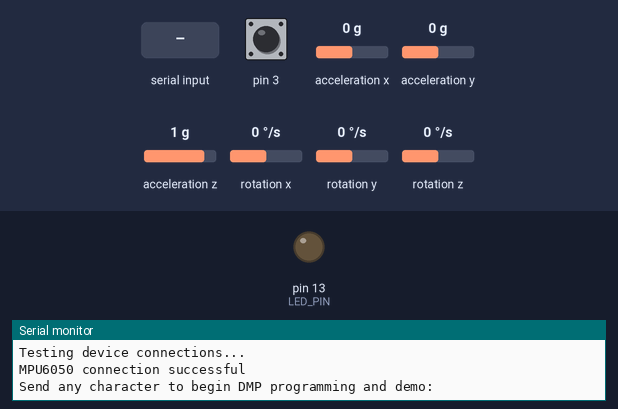
The sketch below on a simulated Arduino Leonardo, built with avr-gcc and run on an emulated ATmega32U4. Parts: output pins drawn as LEDs (lit = HIGH), the last lines printed to the serial monitor. Dashed ring = blinking. Inputs (shaded band) come from the test bench; at power-on: acceleration x 0 g, acceleration y 0 g, acceleration z 1 g, pin 3 HIGH, rotation x 0 °/s, rotation y 0 °/s, rotation z 0 °/s. The sensor or clock chip raises its interrupt line as the real part does.

Above: at 0.8 s.
0.9 s: "1\n" received over Serial
At 1.9 s:
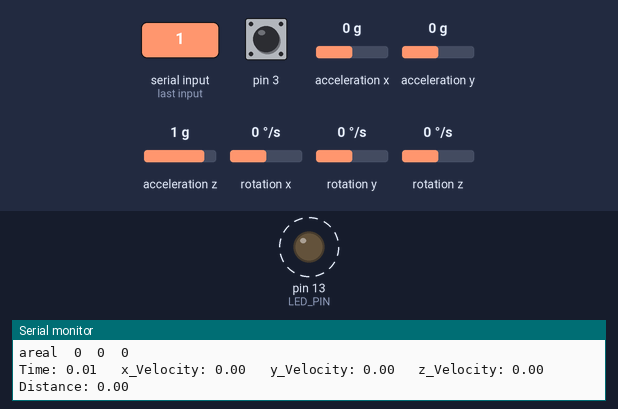
3.9 s: acceleration x set to -1.4 g
6.9 s: acceleration y set to -1.4 g
9.9 s: acceleration z set to -1.4 g
Timing chart, 0 to 16.9 s (numbered marks = the images above; inputs shaded):
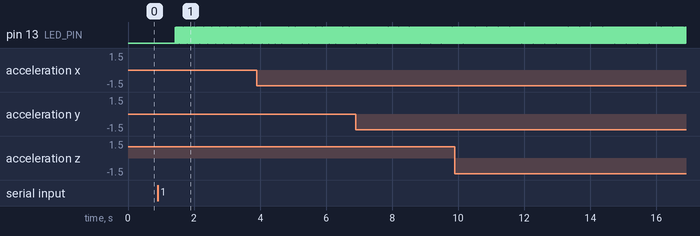

Measured:
- after the input at 0.9 s, pin 13 (LED_PIN): alternates HIGH for 0.01 s and LOW for 0.01 s, starting after 0.52 s

The sketch:

sketch_aug16c.ino
```cpp
// I2C device class (I2Cdev) demonstration Arduino sketch for MPU6050 class using DMP (MotionApps v2.0)
// 6/21/2012 by Jeff Rowberg <jeff@rowberg.net>
// Updates should (hopefully) always be available at https://github.com/jrowberg/i2cdevlib
//
// Changelog:
//      2013-05-08 - added seamless Fastwire support
//                 - added note about gyro calibration
//      2012-06-21 - added note about Arduino 1.0.1 + Leonardo compatibility error
//      2012-06-20 - improved FIFO overflow handling and simplified read process
//      2012-06-19 - completely rearranged DMP initialization code and simplification
//      2012-06-13 - pull gyro and accel data from FIFO packet instead of reading directly
//      2012-06-09 - fix broken FIFO read sequence and change interrupt detection to RISING
//      2012-06-05 - add gravity-compensated initial reference frame acceleration output
//                 - add 3D math helper file to DMP6 example sketch
//                 - add Euler output and Yaw/Pitch/Roll output formats
//      2012-06-04 - remove accel offset clearing for better results (thanks Sungon Lee)
//      2012-06-01 - fixed gyro sensitivity to be 2000 deg/sec instead of 250
//      2012-05-30 - basic DMP initialization working

/* ============================================
I2Cdev device library code is placed under the MIT license
Copyright (c) 2012 Jeff Rowberg

Permission is hereby granted, free of charge, to any person obtaining a copy
of this software and associated documentation files (the "Software"), to deal
in the Software without restriction, including without limitation the rights
to use, copy, modify, merge, publish, distribute, sublicense, and/or sell
copies of the Software, and to permit persons to whom the Software is
furnished to do so, subject to the following conditions:

The above copyright notice and this permission notice shall be included in
all copies or substantial portions of the Software.

THE SOFTWARE IS PROVIDED "AS IS", WITHOUT WARRANTY OF ANY KIND, EXPRESS OR
IMPLIED, INCLUDING BUT NOT LIMITED TO THE WARRANTIES OF MERCHANTABILITY,
FITNESS FOR A PARTICULAR PURPOSE AND NONINFRINGEMENT. IN NO EVENT SHALL THE
AUTHORS OR COPYRIGHT HOLDERS BE LIABLE FOR ANY CLAIM, DAMAGES OR OTHER
LIABILITY, WHETHER IN AN ACTION OF CONTRACT, TORT OR OTHERWISE, ARISING FROM,
OUT OF OR IN CONNECTION WITH THE SOFTWARE OR THE USE OR OTHER DEALINGS IN
THE SOFTWARE.
===============================================
*/

// I2Cdev and MPU6050 must be installed as libraries, or else the .cpp/.h files
// for both classes must be in the include path of your project
#include "I2Cdev.h"

#include "MPU6050_6Axis_MotionApps20.h"
//#include "MPU6050.h" // not necessary if using MotionApps include file

// Arduino Wire library is required if I2Cdev I2CDEV_ARDUINO_WIRE implementation
// is used in I2Cdev.h
#if I2CDEV_IMPLEMENTATION == I2CDEV_ARDUINO_WIRE
    #include "Wire.h"
#endif

// class default I2C address is 0x68
// specific I2C addresses may be passed as a parameter here
// AD0 low = 0x68 (default for SparkFun breakout and InvenSense evaluation board)
// AD0 high = 0x69
MPU6050 mpu;
//MPU6050 mpu(0x69); // <-- use for AD0 high

/* =========================================================================
   NOTE: In addition to connection 3.3v, GND, SDA, and SCL, this sketch
   depends on the MPU-6050's INT pin being connected to the Arduino's
   external interrupt #0 pin. On the Arduino Uno and Mega 2560, this is
   digital I/O pin 2.
 * ========================================================================= */

/* =========================================================================
   NOTE: Arduino v1.0.1 with the Leonardo board generates a compile error
   when using Serial.write(buf, len). The Teapot output uses this method.
   The solution requires a modification to the Arduino USBAPI.h file, which
   is fortunately simple, but annoying. This will be fixed in the next IDE
   release. For more info, see these links:

   http://arduino.cc/forum/index.php/topic,109987.0.html
   http://code.google.com/p/arduino/issues/detail?id=958
 * ========================================================================= */


// uncomment "OUTPUT_READABLE_QUATERNION" if you want to see the actual
// quaternion components in a [w, x, y, z] format (not best for parsing
// on a remote host such as Processing or something though)
//#define OUTPUT_READABLE_QUATERNION

// uncomment "OUTPUT_READABLE_EULER" if you want to see Euler angles
// (in degrees) calculated from the quaternions coming from the FIFO.
// Note that Euler angles suffer from gimbal lock (for more info, see
// http://en.wikipedia.org/wiki/Gimbal_lock)
//#define OUTPUT_READABLE_EULER

// uncomment "OUTPUT_READABLE_YAWPITCHROLL" if you want to see the yaw/
// pitch/roll angles (in degrees) calculated from the quaternions coming
// from the FIFO. Note this also requires gravity vector calculations.
// Also note that yaw/pitch/roll angles suffer from gimbal lock (for
// more info, see: http://en.wikipedia.org/wiki/Gimbal_lock)
//#define OUTPUT_READABLE_YAWPITCHROLL

// uncomment "OUTPUT_READABLE_REALACCEL" if you want to see acceleration
// components with gravity removed. This acceleration reference frame is
// not compensated for orientation, so +X is always +X according to the
// sensor, just without the effects of gravity. If you want acceleration
// compensated for orientation, us OUTPUT_READABLE_WORLDACCEL instead.
#define OUTPUT_READABLE_REALACCEL

// uncomment "OUTPUT_READABLE_WORLDACCEL" if you want to see acceleration
// components with gravity removed and adjusted for the world frame of
// reference (yaw is relative to initial orientation, since no magnetometer
// is present in this case). Could be quite handy in some cases.
//#define OUTPUT_READABLE_WORLDACCEL

// uncomment "OUTPUT_TEAPOT" if you want output that matches the
// format used for the InvenSense teapot demo
//#define OUTPUT_TEAPOT


#define LED_PIN 13 // (Arduino is 13, Teensy is 11, Teensy++ is 6)
bool blinkState = false;

// MPU control/status vars
bool dmpReady = false;  // set true if DMP init was successful
uint8_t mpuIntStatus;   // holds actual interrupt status byte from MPU
uint8_t devStatus;      // return status after each device operation (0 = success, !0 = error)
uint16_t packetSize;    // expected DMP packet size (default is 42 bytes)
uint16_t fifoCount;     // count of all bytes currently in FIFO
uint8_t fifoBuffer[64]; // FIFO storage buffer

// orientation/motion vars
Quaternion q;           // [w, x, y, z]         quaternion container
VectorInt16 aa;         // [x, y, z]            accel sensor measurements
VectorInt16 aaReal;     // [x, y, z]            gravity-free accel sensor measurements
VectorInt16 aaWorld;    // [x, y, z]            world-frame accel sensor measurements
VectorFloat gravity;    // [x, y, z]            gravity vector
float euler[3];         // [psi, theta, phi]    Euler angle container
float ypr[3];           // [yaw, pitch, roll]   yaw/pitch/roll container and gravity vector

// packet structure for InvenSense teapot demo
uint8_t teapotPacket[14] = { '$', 0x02, 0,0, 0,0, 0,0, 0,0, 0x00, 0x00, '\r', '\n' };


// ================================================================
// ===               INTERRUPT DETECTION ROUTINE                ===
// ================================================================

volatile bool mpuInterrupt = false;     // indicates whether MPU interrupt pin has gone high
void dmpDataReady() {
    mpuInterrupt = true;
}
// ================================================================
// ===                      INITIAL SETUP                       ===
// ================================================================
void setup() {
    // join I2C bus (I2Cdev library doesn't do this automatically)
    #if I2CDEV_IMPLEMENTATION == I2CDEV_ARDUINO_WIRE
        Wire.begin();
        TWBR = 24; // 400kHz I2C clock (200kHz if CPU is 8MHz)
    #elif I2CDEV_IMPLEMENTATION == I2CDEV_BUILTIN_FASTWIRE
        Fastwire::setup(400, true);
    #endif

    // initialize serial communication
    // (115200 chosen because it is required for Teapot Demo output, but it's
    // really up to you depending on your project)
    Serial.begin(115200);
    while (!Serial); // wait for Leonardo enumeration, others continue immediately

    // NOTE: 8MHz or slower host processors, like the Teensy @ 3.3v or Ardunio
    // Pro Mini running at 3.3v, cannot handle this baud rate reliably due to
    // the baud timing being too misaligned with processor ticks. You must use
    // 38400 or slower in these cases, or use some kind of external separate
    // crystal solution for the UART timer.

    // initialize device
    Serial.println(F("Initializing I2C devices..."));
    mpu.initialize();

    // verify connection
    Serial.println(F("Testing device connections..."));
    Serial.println(mpu.testConnection() ? F("MPU6050 connection successful") : F("MPU6050 connection failed"));

    // wait for ready
    Serial.println(F("\nSend any character to begin DMP programming and demo: "));
    while (Serial.available() && Serial.read()); // empty buffer
    while (!Serial.available());                 // wait for data
    while (Serial.available() && Serial.read()); // empty buffer again

    // load and configure the DMP
    Serial.println(F("Initializing DMP..."));
    devStatus = mpu.dmpInitialize();

    // supply your own gyro offsets here, scaled for min sensitivity
    mpu.setXGyroOffset(69);
    mpu.setYGyroOffset(-19);
    mpu.setZGyroOffset(10);
     mpu.setXAccelOffset(-2973);
      mpu.setYAccelOffset(-4174);
    mpu.setZAccelOffset(1247); // 1688 factory default for my test chip

    // make sure it worked (returns 0 if so)
    if (devStatus == 0) {
        // turn on the DMP, now that it's ready
        Serial.println(F("Enabling DMP..."));
        mpu.setDMPEnabled(true);

        // enable Arduino interrupt detection
        Serial.println(F("Enabling interrupt detection (Arduino external interrupt 0)..."));
        attachInterrupt(0, dmpDataReady, RISING);
        mpuIntStatus = mpu.getIntStatus();

        // set our DMP Ready flag so the main loop() function knows it's okay to use it
        Serial.println(F("DMP ready! Waiting for first interrupt..."));
        dmpReady = true;

        // get expected DMP packet size for later comparison
        packetSize = mpu.dmpGetFIFOPacketSize();
    } else {
        // ERROR!
        // 1 = initial memory load failed
        // 2 = DMP configuration updates failed
        // (if it's going to break, usually the code will be 1)
        Serial.print(F("DMP Initialization failed (code "));
        Serial.print(devStatus);
        Serial.println(F(")"));
    }

    // configure LED for output
    pinMode(LED_PIN, OUTPUT);
}

float distance(int ax, int ay, int az)
{
  static int previousax=0;
  static int previousay=0;
  static int previousaz=0;
  static float previousvx=0;
  static float previousvy=0;
  static float previousvz=0;
  static float previoust=0;
  float t;
  float s;
  float vx,vy,vz;
  static float pms=0;
  static float s1=0,s2=0,s3=0;
  t=millis()-pms;
  t=t/1000;
  Serial.print("Time: ");
  Serial.print(t);
 /* ********************************/
 // measurement of displacement in x direction
  if(ax==previousax && ax!=0)
  {
    vx=ax*t;
  }
  else
  {
  vx=(abs(ax+previousax)/2)*(t);
  }
  if(ax==0 && vx!=0 && vx==previousvx)
  {
    s1=s1+(vx*(t));
  }
  else
  {
  s1=s1+(abs(vx+previousvx)/2)*(t);
  }
  /**************************************/
  // measurement of displacement in y direction
  if(ay==previousay && ay!=0)
  {
    vy=ay*t;
  }
  else
  {
  vy=(abs(ay+previousay)/2)*(t);
  }
  if(ay==0 && vy!=0 && vy==previousvy)
  {
    s2=s2+(vy*(t));
  }
  else
  {
  s2=s2+(abs(vy+previousvy)/2)*(t);
  }
   //measurement of displacement in z direction
  if(az==previousaz && az!=0)
  {
    vz=az*t;
  }
  else
  {
  vz=(abs(az-previousaz)/2)*(t);
  }
  if(az==0 && vz!=0 && vz==previousvz)
  {
    s3=s3+(vz*(t-previoust));
  }
  else
  {
  s3=s3+(abs(vz-previousvz)/2)*(t);
  }

 // total distance
  s=sqrt(sq(s1)+sq(s2)+sq(s3));
  Serial.print("\t");
  Serial.print(" x_Velocity: ");
  Serial.print(vx);
   Serial.print("\t");
  Serial.print(" y_Velocity: ");
  Serial.print(vy);
  Serial.print("\t");

  Serial.print(" z_Velocity: ");
  Serial.print(vz);
  Serial.print("\t");

  Serial.print("Distance: ");
  Serial.print(s);
  Serial.print("\n\n");
  previousax=ax;
  previousay=ay;
  previousaz=az;
  previousvx=vx;
  previousvy=vy;
  previousvz=vz;
  previoust=t;
  pms=millis();
  return s;
    }

// ================================================================
// ===                    MAIN PROGRAM LOOP                     ===
// ================================================================
int i=0;
void loop() {
    // if programming failed, don't try to do anything
    if (!dmpReady) return;

    // wait for MPU interrupt or extra packet(s) available
    while (!mpuInterrupt && fifoCount < packetSize) {
        // other program behavior stuff here
        // .
        // .
        // .
        // if you are really paranoid you can frequently test in between other
        // stuff to see if mpuInterrupt is true, and if so, "break;" from the
        // while() loop to immediately process the MPU data
        // .
        // .
        // .
    }

    // reset interrupt flag and get INT_STATUS byte
    mpuInterrupt = false;
    mpuIntStatus = mpu.getIntStatus();

    // get current FIFO count
    fifoCount = mpu.getFIFOCount();

    // check for overflow (this should never happen unless our code is too inefficient)
    if ((mpuIntStatus & 0x10) || fifoCount == 1024) {
        // reset so we can continue cleanly
        mpu.resetFIFO();
        Serial.println(F("FIFO overflow!"));

    // otherwise, check for DMP data ready interrupt (this should happen frequently)
    } else if (mpuIntStatus & 0x02) {
        // wait for correct available data length, should be a VERY short wait
        while (fifoCount < packetSize) fifoCount = mpu.getFIFOCount();

        // read a packet from FIFO
        mpu.getFIFOBytes(fifoBuffer, packetSize);

        // track FIFO count here in case there is > 1 packet available
        // (this lets us immediately read more without waiting for an interrupt)
        fifoCount -= packetSize;

        #ifdef OUTPUT_READABLE_QUATERNION
            // display quaternion values in easy matrix form: w x y z
            mpu.dmpGetQuaternion(&q, fifoBuffer);
            Serial.print("quat\t");
            Serial.print(q.w);
            Serial.print("\t");
            Serial.print(q.x);
            Serial.print("\t");
            Serial.print(q.y);
            Serial.print("\t");
            Serial.println(q.z);
        #endif

        #ifdef OUTPUT_READABLE_EULER
            // display Euler angles in degrees
            mpu.dmpGetQuaternion(&q, fifoBuffer);
            mpu.dmpGetEuler(euler, &q);
            Serial.print("euler\t");
            Serial.print(euler[0] * 180/M_PI);
            Serial.print("\t");
            Serial.print(euler[1] * 180/M_PI);
            Serial.print("\t");
            Serial.println(euler[2] * 180/M_PI);
        #endif

        #ifdef OUTPUT_READABLE_YAWPITCHROLL
            // display Euler angles in degrees
            mpu.dmpGetQuaternion(&q, fifoBuffer);
            mpu.dmpGetGravity(&gravity, &q);
            mpu.dmpGetYawPitchRoll(ypr, &q, &gravity);
            Serial.print("ypr\t");
            Serial.print(ypr[0] * 180/M_PI);
            Serial.print("\t");
            Serial.print(ypr[1] * 180/M_PI);
            Serial.print("\t");
            Serial.println(ypr[2] * 180/M_PI);
        #endif

        #ifdef OUTPUT_READABLE_REALACCEL
            // display real acceleration, adjusted to remove gravity
            mpu.dmpGetQuaternion(&q, fifoBuffer);
            mpu.dmpGetAccel(&aa, fifoBuffer);
            mpu.dmpGetGravity(&gravity, &q);
            mpu.dmpGetLinearAccel(&aaReal, &aa, &gravity);
            if(-100<aaReal.x && aaReal.x<100)
            {
              aaReal.x=0;
            }
            Serial.print("areal\t");
            Serial.print(aaReal.x);
            Serial.print("\t");
            Serial.print(aaReal.y);
            Serial.print("\t");
            Serial.println(aaReal.z);
            aaReal.x=aaReal.x * i;
            aaReal.y=aaReal.y * i;
            aaReal.z=aaReal.z * i;
            distance(aaReal.x,aaReal.y,aaReal.z);// function call to calculate distance
            if(i==0){
              i=+1;
              }
             #endif

        #ifdef OUTPUT_READABLE_WORLDACCEL
            // display initial world-frame acceleration, adjusted to remove gravity
            // and rotated based on known orientation from quaternion
            mpu.dmpGetQuaternion(&q, fifoBuffer);
            mpu.dmpGetAccel(&aa, fifoBuffer);
            mpu.dmpGetGravity(&gravity, &q);
            mpu.dmpGetLinearAccel(&aaReal, &aa, &gravity);
            mpu.dmpGetLinearAccelInWorld(&aaWorld, &aaReal, &q);
            Serial.print("aworld\t");
            Serial.print(aaWorld.x);
            Serial.print("\t");
            Serial.print(aaWorld.y);
            Serial.print("\t");
            Serial.println(aaWorld.z);
        #endif

        #ifdef OUTPUT_TEAPOT
            // display quaternion values in InvenSense Teapot demo format:
            teapotPacket[2] = fifoBuffer[0];
            teapotPacket[3] = fifoBuffer[1];
            teapotPacket[4] = fifoBuffer[4];
            teapotPacket[5] = fifoBuffer[5];
            teapotPacket[6] = fifoBuffer[8];
            teapotPacket[7] = fifoBuffer[9];
            teapotPacket[8] = fifoBuffer[12];
            teapotPacket[9] = fifoBuffer[13];
            Serial.write(teapotPacket, 14);
            teapotPacket[11]++; // packetCount, loops at 0xFF on purpose
        #endif

        // blink LED to indicate activity
        blinkState = !blinkState;
        digitalWrite(LED_PIN, blinkState);
    }
}
```
